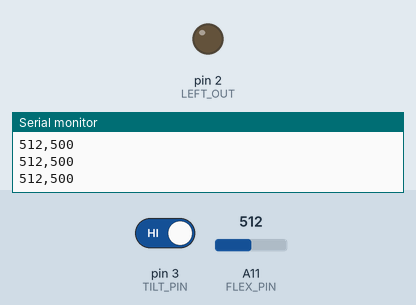
Recording of a sketch running on a simulated Arduino Mega 2560, built with avr-gcc and run on an emulated ATmega2560. Parts: output pins drawn as LEDs (lit = HIGH), the last lines printed to the serial monitor. The test bench sets the inputs (shaded band); at power-on: A11 (FLEX_PIN) = 512, pin 3 (TILT_PIN) HIGH. Pins used as bus, display or sensor lines are not drawn.

Above: at 1.2 s.
1.3 s: A11 (FLEX_PIN) set to 715
2.8 s: A11 (FLEX_PIN) set to 739
At 4.0 s:
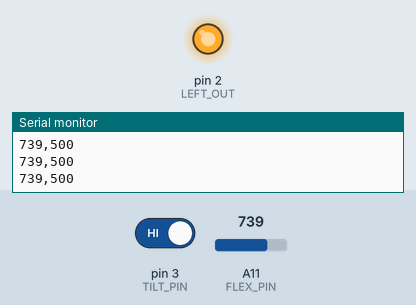
4.3 s: A11 (FLEX_PIN) set to 720
At 5.3 s:
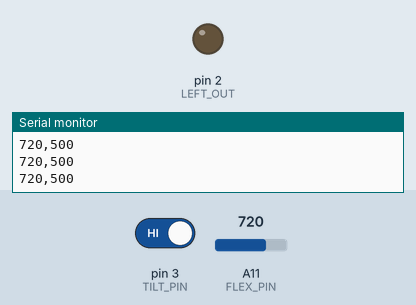
5.8 s: A11 (FLEX_PIN) set to 740
At 7.2 s:
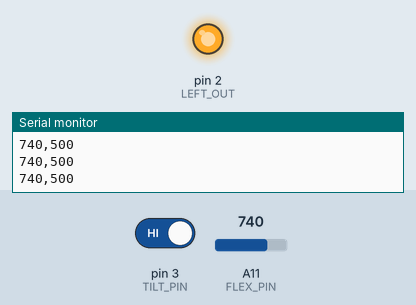
Timing chart, 0 to 8.3 s (numbered marks = the images above; inputs shaded):
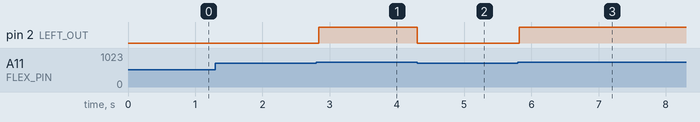

The sketch:

gameglove.ino
```cpp
/******************************************************************************
Gamer Glove Project by MoCo Makers
www.MoCoMakers.com

Lisence: CC0
https://creativecommons.org/publicdomain/zero/1.0/
******************************************************************************/
//These flex sensor values may need to be calibrated based on the person's finger
//or design of the glove. We used the Arduino IDE to calibrate these values by using
// Tools -> Serial Plotter as well as Tools -> Serial Monitor
const int LEFT_FLEX_THRESHOLD = 730;
const int RIGHT_FLEX_THRESHOLD = 775;

const int FLEX_PIN = A11;
const int TILT_PIN = 3;

const int LEFT_OUT = 2;
const int RIGHT_OUT = 0;
const int JUMP_OUT = 1 ;

// LEFT: Flora D2 --> Raspberry Pi GPIO 4
// RIGHT: Flora D0 --> Raspberry Pi GPIO 16
// Y Button (Jump): Flora D1 --> Raspberry Pi GPIO 18

// Measure the voltage at 5V and the actual resistance of your
// 47k resistor, and enter them below:
const float VCC = 3.3; // Measured voltage of Ardunio 5V line
const float R_DIV = 33000.0; // Measured resistance of 3.3k resistor

// Upload the code, then try to adjust these values to more
// accurately calculate bend degree.
const float STRAIGHT_RESISTANCE = 11000.0; // resistance when straight
const float BEND_RESISTANCE = 22000.0; // resistance at 90 deg

void setup()
{
  Serial.begin(9600);
  pinMode(FLEX_PIN, INPUT);
  pinMode(TILT_PIN, INPUT_PULLUP);
  pinMode(LEFT_OUT, OUTPUT);
  pinMode(RIGHT_OUT, OUTPUT);
  pinMode(JUMP_OUT, OUTPUT);
}

void loop()
{
  // Read the ADC, and calculate voltage and resistance from it
  int flexADC = analogRead(FLEX_PIN);
  float flexV = flexADC * VCC / 1023.0;
  float flexR = R_DIV * (VCC / flexV - 1.0);
//  Serial.println("Resistance: " + String(flexR) + " ohms");
  Serial.print(flexADC, DEC);
  int tilt = digitalRead(TILT_PIN);
  Serial.print(",");
  Serial.println(tilt*500, DEC);

  //Check if Left Direction should be triggered
  if (flexADC < LEFT_FLEX_THRESHOLD){
    digitalWrite(LEFT_OUT, LOW);
    digitalWrite(RIGHT_OUT, HIGH);
  }

  //Check if Right Direction should be triggered
  else if (flexADC > RIGHT_FLEX_THRESHOLD){
    digitalWrite(LEFT_OUT, HIGH);
    digitalWrite(RIGHT_OUT, LOW);
  }
  else{
    //Since 'grounding' the GPIO pins of the Raspberry Pi triggers the GamerG
    digitalWrite(LEFT_OUT, HIGH);
    digitalWrite(RIGHT_OUT, HIGH);
  }

  if (tilt>0){
    digitalWrite(JUMP_OUT, LOW);
  }
  else{
    digitalWrite(JUMP_OUT,HIGH);
  }

  // Use the calculated resistance to estimate the sensor's
  // bend angle:
  float angle = map(flexR, STRAIGHT_RESISTANCE, BEND_RESISTANCE,
                   0, 90.0);
//  Serial.println("Bend: " + String(angle) + " degrees");
//  Serial.println();

  delay(50);
}
```

Measured:
- the behaviour switches between 729 and 730 on A11 (FLEX_PIN) (found by bisection; images 0 and 1)
- after the input at 2.8 s, pin 2 (LEFT_OUT): LOW → HIGH at once
- after the input at 4.3 s, pin 2 (LEFT_OUT): HIGH → LOW at once
- after the input at 5.8 s, pin 2 (LEFT_OUT): LOW → HIGH at once
